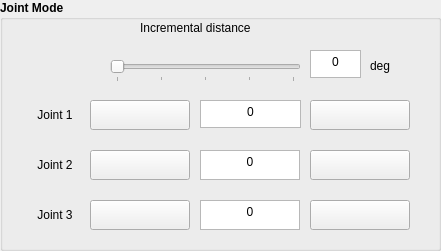
      <widget class="QGroupBox" name="groupBox">
       <property name="geometry">
        <rect>
         <x>20</x>
         <y>10</y>
         <width>441</width>
         <height>251</height>
        </rect>
       </property>
       <property name="font">
        <font>
         <pointsize>9</pointsize>
         <weight>75</weight>
         <bold>true</bold>
        </font>
       </property>
       <property name="title">
        <string>Joint Mode</string>
       </property>
       <widget class="QLabel" name="label">
        <property name="geometry">
         <rect>
          <x>20</x>
          <y>100</y>
          <width>70</width>
          <height>30</height>
         </rect>
        </property>
        <property name="font">
         <font>
          <pointsize>9</pointsize>
          <weight>50</weight>
          <bold>false</bold>
         </font>
        </property>
        <property name="text">
         <string>Joint 1</string>
        </property>
        <property name="alignment">
         <set>Qt::AlignCenter</set>
        </property>
       </widget>
       <widget class="QPushButton" name="Btn_J1_Dec">
        <property name="geometry">
         <rect>
          <x>90</x>
          <y>100</y>
          <width>100</width>
          <height>30</height>
         </rect>
        </property>
        <property name="text">
         <string/>
        </property>
        <property name="icon">
         <iconset>
          <normaloff>sang phải.PNG</normaloff>sang phải.PNG</iconset>
        </property>
        <property name="iconSize">
         <size>
          <width>20</width>
          <height>20</height>
         </size>
        </property>
       </widget>
       <widget class="QPushButton" name="Btn_J1_Inc">
        <property name="geometry">
         <rect>
          <x>310</x>
          <y>100</y>
          <width>100</width>
          <height>30</height>
         </rect>
        </property>
        <property name="text">
         <string/>
        </property>
        <property name="icon">
         <iconset>
          <normaloff>sang trái.PNG</normaloff>sang trái.PNG</iconset>
        </property>
        <property name="iconSize">
         <size>
          <width>20</width>
          <height>20</height>
         </size>
        </property>
       </widget>
       <widget class="QPushButton" name="Btn_J2_Inc">
        <property name="geometry">
         <rect>
          <x>310</x>
          <y>150</y>
          <width>100</width>
          <height>30</height>
         </rect>
        </property>
        <property name="text">
         <string/>
        </property>
        <property name="icon">
         <iconset>
          <normaloff>sang trái.PNG</normaloff>sang trái.PNG</iconset>
        </property>
        <property name="iconSize">
         <size>
          <width>20</width>
          <height>20</height>
         </size>
        </property>
       </widget>
       <widget class="QTextEdit" name="Te_J2">
        <property name="geometry">
         <rect>
          <x>200</x>
          <y>150</y>
          <width>100</width>
          <height>30</height>
         </rect>
        </property>
        <property name="font">
         <font>
          <pointsize>9</pointsize>
          <weight>50</weight>
          <bold>false</bold>
         </font>
        </property>
        <property name="html">
         <string>&lt;!DOCTYPE HTML PUBLIC &quot;-//W3C//DTD HTML 4.0//EN&quot; &quot;http://www.w3.org/TR/REC-html40/strict.dtd&quot;&gt;
&lt;html&gt;&lt;head&gt;&lt;meta name=&quot;qrichtext&quot; content=&quot;1&quot; /&gt;&lt;style type=&quot;text/css&quot;&gt;
p, li { white-space: pre-wrap; }
&lt;/style&gt;&lt;/head&gt;&lt;body style=&quot; font-family:'MS Shell Dlg 2'; font-size:9pt; font-weight:400; font-style:normal;&quot;&gt;
&lt;p align=&quot;center&quot; style=&quot; margin-top:0px; margin-bottom:0px; margin-left:0px; margin-right:0px; -qt-block-indent:0; text-indent:0px;&quot;&gt;0&lt;/p&gt;&lt;/body&gt;&lt;/html&gt;</string>
        </property>
       </widget>
       <widget class="QLabel" name="label_2">
        <property name="geometry">
         <rect>
          <x>20</x>
          <y>150</y>
          <width>70</width>
          <height>30</height>
         </rect>
        </property>
        <property name="font">
         <font>
          <pointsize>9</pointsize>
          <weight>50</weight>
          <bold>false</bold>
         </font>
        </property>
        <property name="text">
         <string>Joint 2</string>
        </property>
        <property name="alignment">
         <set>Qt::AlignCenter</set>
        </property>
       </widget>
       <widget class="QPushButton" name="Btn_J2_Dec">
        <property name="geometry">
         <rect>
          <x>90</x>
          <y>150</y>
          <width>100</width>
          <height>30</height>
         </rect>
        </property>
        <property name="text">
         <string/>
        </property>
        <property name="icon">
         <iconset>
          <normaloff>sang phải.PNG</normaloff>sang phải.PNG</iconset>
        </property>
        <property name="iconSize">
         <size>
          <width>20</width>
          <height>20</height>
         </size>
        </property>
       </widget>
       <widget class="QPushButton" name="Btn_J3_Inc">
        <property name="geometry">
         <rect>
          <x>310</x>
          <y>200</y>
          <width>100</width>
          <height>30</height>
         </rect>
        </property>
        <property name="text">
         <string/>
        </property>
        <property name="icon">
         <iconset>
          <normaloff>sang trái.PNG</normaloff>sang trái.PNG</iconset>
        </property>
        <property name="iconSize">
         <size>
          <width>20</width>
          <height>20</height>
         </size>
        </property>
       </widget>
       <widget class="QTextEdit" name="Te_J3">
        <property name="geometry">
         <rect>
          <x>200</x>
          <y>200</y>
          <width>100</width>
          <height>30</height>
         </rect>
        </property>
        <property name="font">
         <font>
          <pointsize>9</pointsize>
          <weight>50</weight>
          <bold>false</bold>
         </font>
        </property>
        <property name="html">
         <string>&lt;!DOCTYPE HTML PUBLIC &quot;-//W3C//DTD HTML 4.0//EN&quot; &quot;http://www.w3.org/TR/REC-html40/strict.dtd&quot;&gt;
&lt;html&gt;&lt;head&gt;&lt;meta name=&quot;qrichtext&quot; content=&quot;1&quot; /&gt;&lt;style type=&quot;text/css&quot;&gt;
p, li { white-space: pre-wrap; }
&lt;/style&gt;&lt;/head&gt;&lt;body style=&quot; font-family:'MS Shell Dlg 2'; font-size:9pt; font-weight:400; font-style:normal;&quot;&gt;
&lt;p align=&quot;center&quot; style=&quot; margin-top:0px; margin-bottom:0px; margin-left:0px; margin-right:0px; -qt-block-indent:0; text-indent:0px;&quot;&gt;0&lt;/p&gt;&lt;/body&gt;&lt;/html&gt;</string>
        </property>
       </widget>
       <widget class="QLabel" name="label_3">
        <property name="geometry">
         <rect>
          <x>20</x>
          <y>200</y>
          <width>70</width>
          <height>30</height>
         </rect>
        </property>
        <property name="font">
         <font>
          <pointsize>9</pointsize>
          <weight>50</weight>
          <bold>false</bold>
         </font>
        </property>
        <property name="text">
         <string>Joint 3</string>
        </property>
        <property name="alignment">
         <set>Qt::AlignCenter</set>
        </property>
       </widget>
       <widget class="QPushButton" name="Btn_J3_Dec">
        <property name="geometry">
         <rect>
          <x>90</x>
          <y>200</y>
          <width>100</width>
          <height>30</height>
         </rect>
        </property>
        <property name="text">
         <string/>
        </property>
        <property name="icon">
         <iconset>
          <normaloff>sang phải.PNG</normaloff>sang phải.PNG</iconset>
        </property>
        <property name="iconSize">
         <size>
          <width>20</width>
          <height>20</height>
         </size>
        </property>
       </widget>
       <widget class="QLabel" name="label_28">
        <property name="geometry">
         <rect>
          <x>140</x>
          <y>20</y>
          <width>141</width>
          <height>16</height>
         </rect>
        </property>
        <property name="font">
         <font>
          <pointsize>9</pointsize>
          <weight>50</weight>
          <bold>false</bold>
         </font>
        </property>
        <property name="text">
         <string>Incremental distance</string>
        </property>
       </widget>
       <widget class="QSlider" name="Sd_Deg">
        <property name="geometry">
         <rect>
          <x>110</x>
          <y>60</y>
          <width>191</width>
          <height>22</height>
         </rect>
        </property>
        <property name="font">
         <font>
          <pointsize>9</pointsize>
          <weight>50</weight>
          <bold>false</bold>
         </font>
        </property>
        <property name="maximum">
         <number>20</number>
        </property>
        <property name="singleStep">
         <number>5</number>
        </property>
        <property name="orientation">
         <enum>Qt::Horizontal</enum>
        </property>
        <property name="tickPosition">
         <enum>QSlider::TicksBelow</enum>
        </property>
        <property name="tickInterval">
         <number>5</number>
        </property>
       </widget>
       <widget class="QLabel" name="label_30">
        <property name="geometry">
         <rect>
          <x>370</x>
          <y>50</y>
          <width>31</width>
          <height>31</height>
         </rect>
        </property>
        <property name="font">
         <font>
          <pointsize>9</pointsize>
          <weight>50</weight>
          <bold>false</bold>
         </font>
        </property>
        <property name="text">
         <string>deg</string>
        </property>
       </widget>
       <widget class="QTextEdit" name="Te_deg">
        <property name="geometry">
         <rect>
          <x>310</x>
          <y>50</y>
          <width>51</width>
          <height>28</height>
         </rect>
        </property>
        <property name="font">
         <font>
          <pointsize>9</pointsize>
          <weight>50</weight>
          <bold>false</bold>
         </font>
        </property>
        <property name="html">
         <string>&lt;!DOCTYPE HTML PUBLIC &quot;-//W3C//DTD HTML 4.0//EN&quot; &quot;http://www.w3.org/TR/REC-html40/strict.dtd&quot;&gt;
&lt;html&gt;&lt;head&gt;&lt;meta name=&quot;qrichtext&quot; content=&quot;1&quot; /&gt;&lt;style type=&quot;text/css&quot;&gt;
p, li { white-space: pre-wrap; }
&lt;/style&gt;&lt;/head&gt;&lt;body style=&quot; font-family:'MS Shell Dlg 2'; font-size:9pt; font-weight:400; font-style:normal;&quot;&gt;
&lt;p align=&quot;center&quot; style=&quot; margin-top:0px; margin-bottom:0px; margin-left:0px; margin-right:0px; -qt-block-indent:0; text-indent:0px;&quot;&gt;0&lt;/p&gt;&lt;/body&gt;&lt;/html&gt;</string>
        </property>
       </widget>
       <widget class="QTextEdit" name="Te_J1">
        <property name="geometry">
         <rect>
          <x>200</x>
          <y>100</y>
          <width>101</width>
          <height>28</height>
         </rect>
        </property>
        <property name="font">
         <font>
          <pointsize>9</pointsize>
          <weight>50</weight>
          <bold>false</bold>
         </font>
        </property>
        <property name="html">
         <string>&lt;!DOCTYPE HTML PUBLIC &quot;-//W3C//DTD HTML 4.0//EN&quot; &quot;http://www.w3.org/TR/REC-html40/strict.dtd&quot;&gt;
&lt;html&gt;&lt;head&gt;&lt;meta name=&quot;qrichtext&quot; content=&quot;1&quot; /&gt;&lt;style type=&quot;text/css&quot;&gt;
p, li { white-space: pre-wrap; }
&lt;/style&gt;&lt;/head&gt;&lt;body style=&quot; font-family:'MS Shell Dlg 2'; font-size:9pt; font-weight:400; font-style:normal;&quot;&gt;
&lt;p align=&quot;center&quot; style=&quot; margin-top:0px; margin-bottom:0px; margin-left:0px; margin-right:0px; -qt-block-indent:0; text-indent:0px;&quot;&gt;0&lt;/p&gt;&lt;/body&gt;&lt;/html&gt;</string>
        </property>
       </widget>
      </widget>
